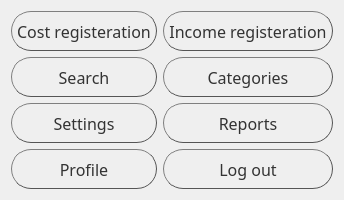
      <widget class="QWidget" name="tabMain">
       <attribute name="title">
        <string>Main Menu</string>
       </attribute>
       <layout class="QGridLayout" name="gridLayout_2">
        <item row="5" column="0">
         <widget class="QPushButton" name="buttonProfile">
          <property name="minimumSize">
           <size>
            <width>40</width>
            <height>40</height>
           </size>
          </property>
          <property name="font">
           <font>
            <family>Impact</family>
            <pointsize>12</pointsize>
           </font>
          </property>
          <property name="styleSheet">
           <string notr="true">QPushButton {
color: #333;
border: 1px solid #555;
border-radius: 20px;
border-style: outset;
background: qradialgradient(
cx: 0.3, cy: -0.4, fx: 0.3, fy: -0.4,
radius: 1, stop: 0 #fff, stop: 1 #888
);
padding: 5px;
}

QPushButton:hover {
background: qradialgradient(
cx: 0.3, cy: -0.4, fx: 0.3, fy: -0.4,
radius: 1.35, stop: 0 #fff, stop: 1 #bbb
);
}</string>
          </property>
          <property name="text">
           <string>Profile</string>
          </property>
         </widget>
        </item>
        <item row="0" column="0">
         <widget class="QPushButton" name="buttonRegCost">
          <property name="sizePolicy">
           <sizepolicy hsizetype="Minimum" vsizetype="Fixed">
            <horstretch>0</horstretch>
            <verstretch>0</verstretch>
           </sizepolicy>
          </property>
          <property name="minimumSize">
           <size>
            <width>40</width>
            <height>40</height>
           </size>
          </property>
          <property name="font">
           <font>
            <family>Impact</family>
            <pointsize>12</pointsize>
           </font>
          </property>
          <property name="styleSheet">
           <string notr="true">QPushButton {
color: #333;
border: 1px solid #555;
border-radius: 20px;
border-style: outset;
background: qradialgradient(
cx: 0.3, cy: -0.4, fx: 0.3, fy: -0.4,
radius: 1, stop: 0 #fff, stop: 1 #888
);
padding: 5px;
}

QPushButton:hover {
background: qradialgradient(
cx: 0.3, cy: -0.4, fx: 0.3, fy: -0.4,
radius: 1.35, stop: 0 #fff, stop: 1 #bbb
);
}</string>
          </property>
          <property name="text">
           <string>Cost registeration</string>
          </property>
         </widget>
        </item>
        <item row="1" column="0">
         <widget class="QPushButton" name="buttonSearch">
          <property name="minimumSize">
           <size>
            <width>40</width>
            <height>40</height>
           </size>
          </property>
          <property name="font">
           <font>
            <family>Impact</family>
            <pointsize>12</pointsize>
           </font>
          </property>
          <property name="styleSheet">
           <string notr="true">QPushButton {
color: #333;
border: 1px solid #555;
border-radius: 20px;
border-style: outset;
background: qradialgradient(
cx: 0.3, cy: -0.4, fx: 0.3, fy: -0.4,
radius: 1, stop: 0 #fff, stop: 1 #888
);
padding: 5px;
}

QPushButton:hover {
background: qradialgradient(
cx: 0.3, cy: -0.4, fx: 0.3, fy: -0.4,
radius: 1.35, stop: 0 #fff, stop: 1 #bbb
);
}</string>
          </property>
          <property name="text">
           <string>Search</string>
          </property>
         </widget>
        </item>
        <item row="0" column="1">
         <widget class="QPushButton" name="buttonRegIncome">
          <property name="sizePolicy">
           <sizepolicy hsizetype="Minimum" vsizetype="Fixed">
            <horstretch>0</horstretch>
            <verstretch>0</verstretch>
           </sizepolicy>
          </property>
          <property name="minimumSize">
           <size>
            <width>40</width>
            <height>40</height>
           </size>
          </property>
          <property name="font">
           <font>
            <family>Impact</family>
            <pointsize>12</pointsize>
           </font>
          </property>
          <property name="styleSheet">
           <string notr="true">QPushButton {
color: #333;
border: 1px solid #555;
border-radius: 20px;
border-style: outset;
background: qradialgradient(
cx: 0.3, cy: -0.4, fx: 0.3, fy: -0.4,
radius: 1, stop: 0 #fff, stop: 1 #888
);
padding: 5px;
}

QPushButton:hover {
background: qradialgradient(
cx: 0.3, cy: -0.4, fx: 0.3, fy: -0.4,
radius: 1.35, stop: 0 #fff, stop: 1 #bbb
);
}</string>
          </property>
          <property name="text">
           <string>Income registeration</string>
          </property>
         </widget>
        </item>
        <item row="1" column="1">
         <widget class="QPushButton" name="buttonCategories">
          <property name="minimumSize">
           <size>
            <width>40</width>
            <height>40</height>
           </size>
          </property>
          <property name="font">
           <font>
            <family>Impact</family>
            <pointsize>12</pointsize>
           </font>
          </property>
          <property name="styleSheet">
           <string notr="true">QPushButton {
color: #333;
border: 1px solid #555;
border-radius: 20px;
border-style: outset;
background: qradialgradient(
cx: 0.3, cy: -0.4, fx: 0.3, fy: -0.4,
radius: 1, stop: 0 #fff, stop: 1 #888
);
padding: 5px;
}

QPushButton:hover {
background: qradialgradient(
cx: 0.3, cy: -0.4, fx: 0.3, fy: -0.4,
radius: 1.35, stop: 0 #fff, stop: 1 #bbb
);
}</string>
          </property>
          <property name="text">
           <string>Categories</string>
          </property>
         </widget>
        </item>
        <item row="3" column="1">
         <widget class="QPushButton" name="buttonReports">
          <property name="minimumSize">
           <size>
            <width>40</width>
            <height>40</height>
           </size>
          </property>
          <property name="font">
           <font>
            <family>Impact</family>
            <pointsize>12</pointsize>
           </font>
          </property>
          <property name="styleSheet">
           <string notr="true">QPushButton {
color: #333;
border: 1px solid #555;
border-radius: 20px;
border-style: outset;
background: qradialgradient(
cx: 0.3, cy: -0.4, fx: 0.3, fy: -0.4,
radius: 1, stop: 0 #fff, stop: 1 #888
);
padding: 5px;
}

QPushButton:hover {
background: qradialgradient(
cx: 0.3, cy: -0.4, fx: 0.3, fy: -0.4,
radius: 1.35, stop: 0 #fff, stop: 1 #bbb
);
}</string>
          </property>
          <property name="text">
           <string>Reports</string>
          </property>
         </widget>
        </item>
        <item row="3" column="0">
         <widget class="QPushButton" name="buttonSettings">
          <property name="minimumSize">
           <size>
            <width>40</width>
            <height>40</height>
           </size>
          </property>
          <property name="font">
           <font>
            <family>Impact</family>
            <pointsize>12</pointsize>
           </font>
          </property>
          <property name="styleSheet">
           <string notr="true">QPushButton {
color: #333;
border: 1px solid #555;
border-radius: 20px;
border-style: outset;
background: qradialgradient(
cx: 0.3, cy: -0.4, fx: 0.3, fy: -0.4,
radius: 1, stop: 0 #fff, stop: 1 #888
);
padding: 5px;
}

QPushButton:hover {
background: qradialgradient(
cx: 0.3, cy: -0.4, fx: 0.3, fy: -0.4,
radius: 1.35, stop: 0 #fff, stop: 1 #bbb
);
}</string>
          </property>
          <property name="text">
           <string>Settings</string>
          </property>
         </widget>
        </item>
        <item row="5" column="1">
         <widget class="QPushButton" name="buttonLogOut">
          <property name="minimumSize">
           <size>
            <width>40</width>
            <height>40</height>
           </size>
          </property>
          <property name="font">
           <font>
            <family>Impact</family>
            <pointsize>12</pointsize>
           </font>
          </property>
          <property name="styleSheet">
           <string notr="true">QPushButton {
color: #333;
border: 1px solid #555;
border-radius: 20px;
border-style: outset;
background: qradialgradient(
cx: 0.3, cy: -0.4, fx: 0.3, fy: -0.4,
radius: 1, stop: 0 #fff, stop: 1 #888
);
padding: 5px;
}

QPushButton:hover {
background: qradialgradient(
cx: 0.3, cy: -0.4, fx: 0.3, fy: -0.4,
radius: 1.35, stop: 0 #fff, stop: 1 #bbb
);
}</string>
          </property>
          <property name="text">
           <string>Log out</string>
          </property>
         </widget>
        </item>
       </layout>
      </widget>
